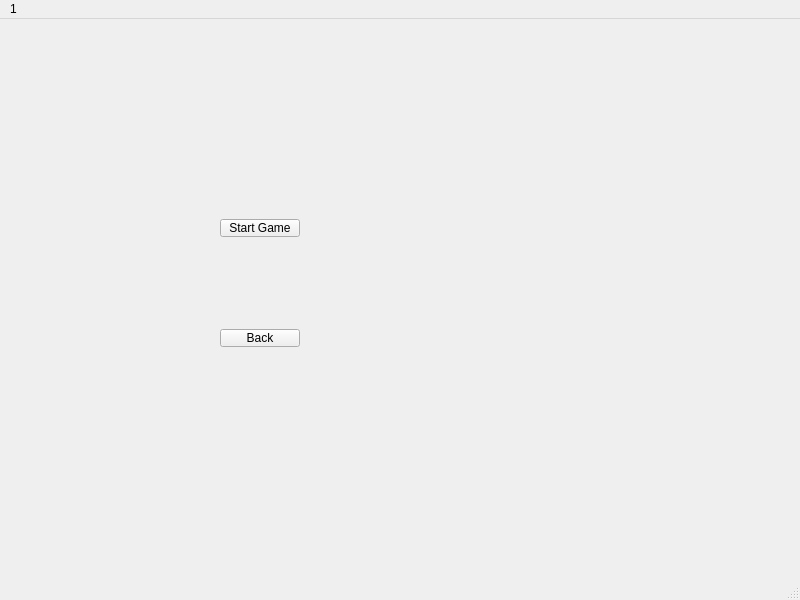
<?xml version="1.0" encoding="UTF-8"?>
<ui version="4.0">
 <class>MapPage</class>
 <widget class="QMainWindow" name="MapPage">
  <property name="geometry">
   <rect>
    <x>0</x>
    <y>0</y>
    <width>800</width>
    <height>600</height>
   </rect>
  </property>
  <property name="windowTitle">
   <string>MainWindow</string>
  </property>
  <widget class="QWidget" name="centralwidget">
   <widget class="QPushButton" name="StartGame">
    <property name="geometry">
     <rect>
      <x>220</x>
      <y>200</y>
      <width>80</width>
      <height>18</height>
     </rect>
    </property>
    <property name="text">
     <string>Start Game</string>
    </property>
   </widget>
   <widget class="QPushButton" name="BackToMain">
    <property name="geometry">
     <rect>
      <x>220</x>
      <y>310</y>
      <width>80</width>
      <height>18</height>
     </rect>
    </property>
    <property name="text">
     <string>Back</string>
    </property>
   </widget>
  </widget>
  <widget class="QMenuBar" name="menubar">
   <property name="geometry">
    <rect>
     <x>0</x>
     <y>0</y>
     <width>800</width>
     <height>17</height>
    </rect>
   </property>
   <widget class="QMenu" name="menu1">
    <property name="title">
     <string>1</string>
    </property>
   </widget>
   <addaction name="menu1"/>
  </widget>
  <widget class="QStatusBar" name="statusbar"/>
 </widget>
 <resources/>
 <connections/>
</ui>
